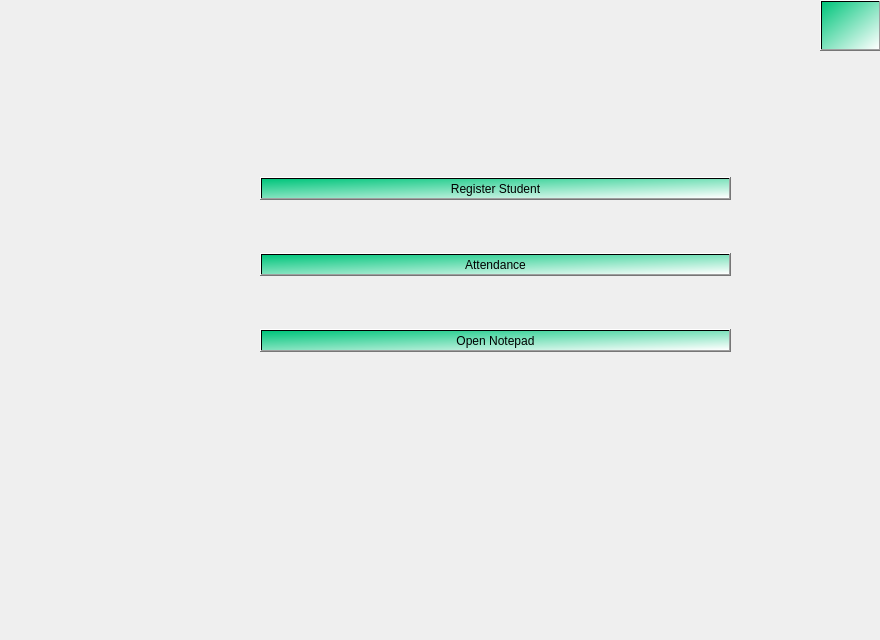
<?xml version="1.0" encoding="UTF-8"?>
<ui version="4.0">
 <class>opening_view</class>
 <widget class="QMainWindow" name="opening_view">
  <property name="geometry">
   <rect>
    <x>0</x>
    <y>0</y>
    <width>880</width>
    <height>640</height>
   </rect>
  </property>
  <property name="windowTitle">
   <string>Application</string>
  </property>
  <property name="windowIcon">
   <iconset>
    <normaloff>../icons/root_icon.png</normaloff>../icons/root_icon.png</iconset>
  </property>
  <widget class="QWidget" name="centralwidget">
   <widget class="QLabel" name="label">
    <property name="geometry">
     <rect>
      <x>0</x>
      <y>-30</y>
      <width>891</width>
      <height>671</height>
     </rect>
    </property>
    <property name="styleSheet">
     <string notr="true">background-image: url(:/root_background/root_background.jpg);</string>
    </property>
    <property name="text">
     <string/>
    </property>
    <property name="pixmap">
     <pixmap resource="../icons/background.qrc">:/root_background/root_background.jpg</pixmap>
    </property>
    <property name="scaledContents">
     <bool>true</bool>
    </property>
   </widget>
   <widget class="QPushButton" name="btn_mic">
    <property name="geometry">
     <rect>
      <x>820</x>
      <y>0</y>
      <width>61</width>
      <height>51</height>
     </rect>
    </property>
    <property name="styleSheet">
     <string notr="true">background-color: qlineargradient(spread:pad, x1:0, y1:0, x2:1, y2:1, stop:0 rgba(0, 197, 123, 255), stop:1 rgba(255, 255, 255, 255));</string>
    </property>
    <property name="text">
     <string/>
    </property>
    <property name="icon">
     <iconset>
      <normaloff>../icons/microphone.png</normaloff>../icons/microphone.png</iconset>
    </property>
    <property name="shortcut">
     <string>Ctrl+M</string>
    </property>
   </widget>
   <widget class="QWidget" name="verticalLayoutWidget">
    <property name="geometry">
     <rect>
      <x>260</x>
      <y>130</y>
      <width>471</width>
      <height>271</height>
     </rect>
    </property>
    <layout class="QVBoxLayout" name="verticalLayout">
     <item>
      <widget class="QPushButton" name="btn_register_student">
       <property name="styleSheet">
        <string notr="true">background-color: qlineargradient(spread:pad, x1:0, y1:0, x2:1, y2:1, stop:0 rgba(0, 197, 123, 255), stop:1 rgba(255, 255, 255, 255));</string>
       </property>
       <property name="text">
        <string>Register Student</string>
       </property>
       <property name="icon">
        <iconset>
         <normaloff>../icons/register_icon.png</normaloff>../icons/register_icon.png</iconset>
       </property>
       <property name="shortcut">
        <string>Ctrl+R</string>
       </property>
      </widget>
     </item>
     <item>
      <widget class="QPushButton" name="btn_attendance">
       <property name="styleSheet">
        <string notr="true">background-color: qlineargradient(spread:pad, x1:0, y1:0, x2:1, y2:1, stop:0 rgba(0, 197, 123, 255), stop:1 rgba(255, 255, 255, 255));</string>
       </property>
       <property name="text">
        <string>Attendance</string>
       </property>
       <property name="icon">
        <iconset>
         <normaloff>../icons/attendance_icon.png</normaloff>../icons/attendance_icon.png</iconset>
       </property>
       <property name="shortcut">
        <string>Ctrl+A</string>
       </property>
      </widget>
     </item>
     <item>
      <widget class="QPushButton" name="btn_open_notepad">
       <property name="styleSheet">
        <string notr="true">background-color: qlineargradient(spread:pad, x1:0, y1:0, x2:1, y2:1, stop:0 rgba(0, 197, 123, 255), stop:1 rgba(255, 255, 255, 255));</string>
       </property>
       <property name="text">
        <string>Open Notepad</string>
       </property>
       <property name="icon">
        <iconset>
         <normaloff>../icons/notepad_icon.png</normaloff>../icons/notepad_icon.png</iconset>
       </property>
       <property name="shortcut">
        <string>Ctrl+N</string>
       </property>
      </widget>
     </item>
    </layout>
   </widget>
  </widget>
 </widget>
 <resources>
  <include location="../icons/background.qrc"/>
 </resources>
 <connections/>
</ui>
